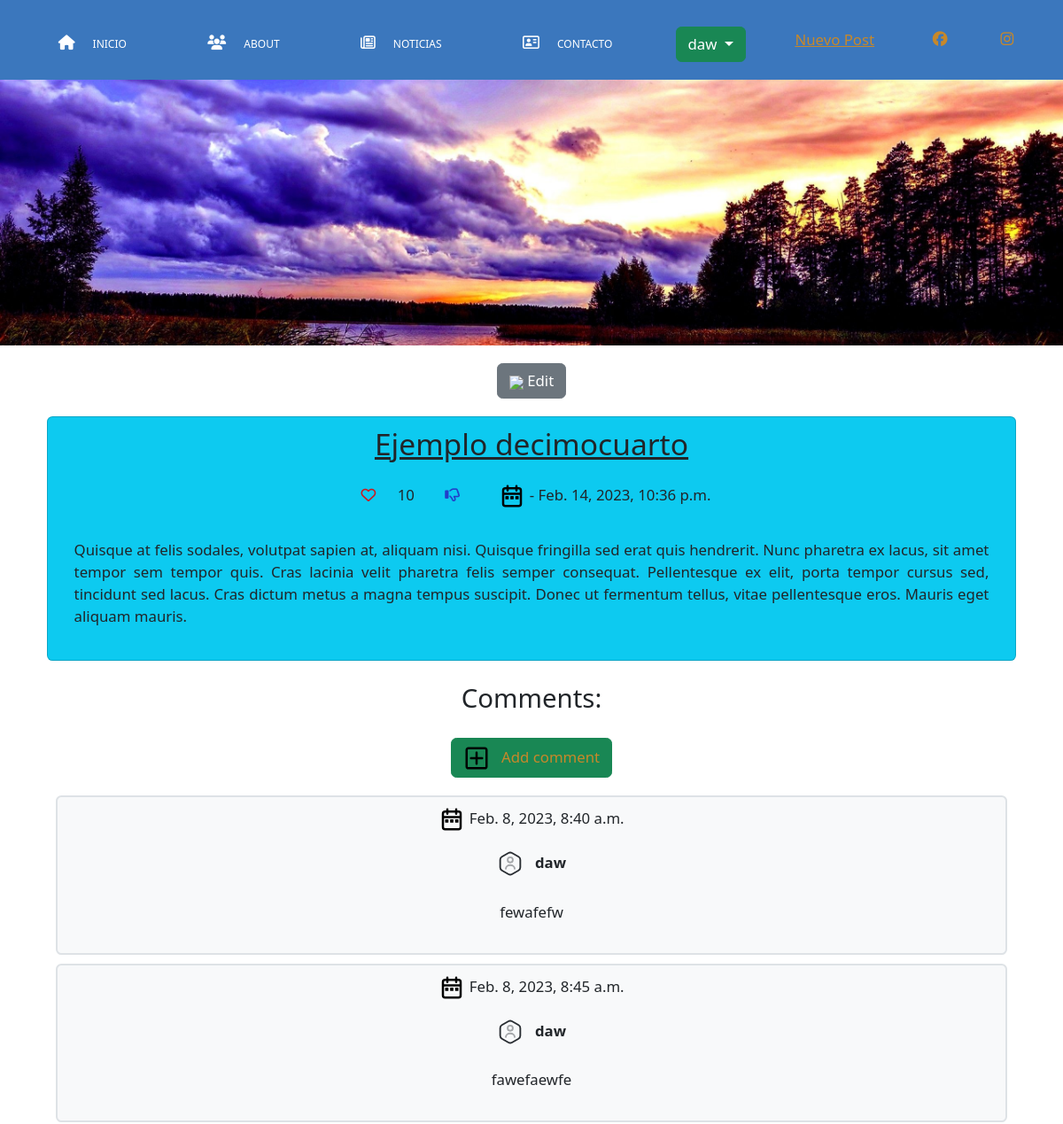
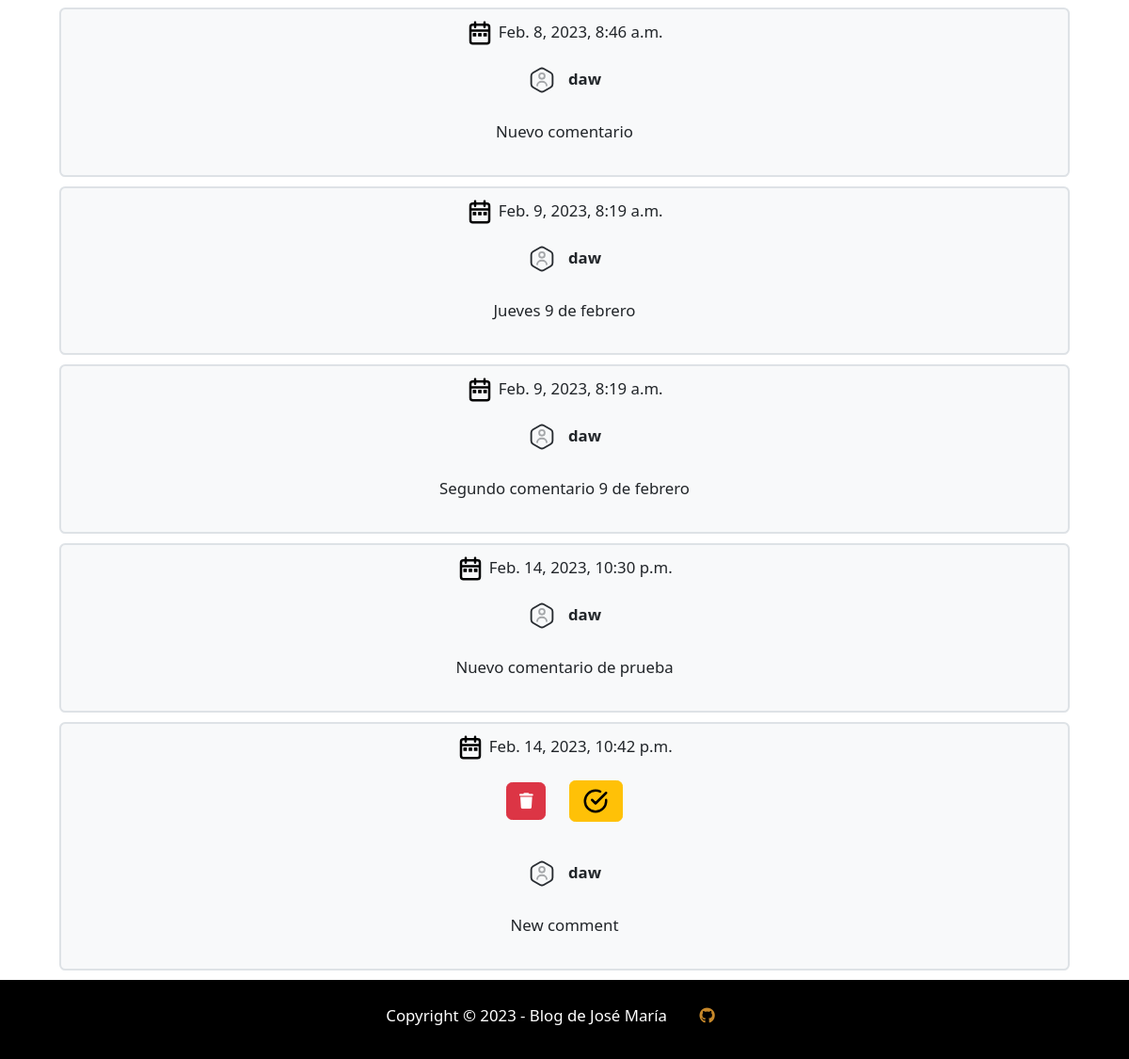
The page /post/8/ (signed in) on the database its author committed (2 pictures, top to bottom).
### blog/models.py (models this page shows, shortened)
class Post(models.Model):
    author = models.ForeignKey(settings.AUTH_USER_MODEL, on_delete=models.CASCADE)
    title = models.CharField(max_length=200)
    text = models.TextField()
    created_date = models.DateTimeField(default=timezone.now)
    published_date = models.DateTimeField(blank=True, null=True)
    likes = models.BigIntegerField(default=0)

class Comment(models.Model):
    post = models.ForeignKey('blog.Post', on_delete=models.CASCADE, related_name='comments')
    author = models.CharField(max_length=200)
    text = models.TextField()
    created_date = models.DateTimeField(default=timezone.now)
    approved_comment = models.BooleanField(default=False)

### blog/views.py (the view)
# urls.py: path('post/<int:pk>/', views.post_detail, name='post_detail'),
@login_required
def post_detail(request, pk):
    post = get_object_or_404(Post, pk=pk)
    return render(request, 'blog/post_detail.html', {'post': post})

### blog/templates/blog/post_detail.html
{% extends 'blog/base.html' %}
{% block content %}
{%load static %}
{% if user.is_authenticated %}
<div class="actions">
    <a class="btn btn-secondary edit" href="{% url 'post_edit' pk=post.pk %}"> <img src="{% static 'img/edit.svg' %}" class="icon"> Edit</a>
</div>
{% endif %}
<article class="post card bg-info">
    <div style="text-align: center;">
        <h2 class="titulo">{{ post.title }}</h2>
        <div>
            {% if user.is_authenticated %}
            <a href="{% url 'post_like' pk=post.pk %}"><i class="fa-regular fa-heart like"></i></a>
            {{ post.likes }}
            <a id="dislike" href="{% url 'post_dislike' pk=post.pk %}"><i class="fa-regular fa-thumbs-down dislike"></i></a>
            {% endif %}
            {% if post.published_date %}
            <time class="date">
                <img src="{% static 'img/date.svg' %}" class="icon"> - {{ post.published_date }}
            </time>
            {% endif %}
        </div>
        <p>{{ post.text|linebreaksbr }}</p>
    </div>
</article>
<div data-gb-custom-block data-tag="for">
    <p class="h3 mt-4 mb-3">Comments:</p>
    <a class="btn btn-success" href="{% url 'add_comment_to_post' pk=post.pk %}"><img src="{% static 'img/plus.svg' %}" class="icon"> &nbsp; Add comment</a>
    {% for comment in post.comments.all %}
    {% if user.is_authenticated or comment.approved_comment %}
    <div class="card bg-light border border-2">
        <div class="date">
            <img src="{% static 'img/date.svg' %}" class="icon"> {{ comment.created_date }}
            {% if perms.blog.delete_post %}
            {% if not comment.approved_comment %}
            <div class="comment-actions">
                <a class="btn btn-danger" href="{% url 'comment_remove' pk=comment.pk %}"><i style="padding: 0px; margin: 0px;" class="fa-solid fa-trash"></i></a>
                <a class="btn btn-warning" href="{% url 'comment_approve' pk=comment.pk %}"><img src="{% static 'img/check.svg' %}" class="icon"></a>
            </div>
            {% endif %}
            {% endif %}
        </div>
        <strong><img src="{% static 'img/user.svg' %}" class="icon"> &nbsp; {{ comment.author }}</strong>
        <p>{{ comment.text|linebreaks }}</p>
    </div>
    {% endif %}
{% empty %}
    <p>No comments here yet :(</p>
{% endfor %}
</div>
{% endblock %}

### blog/templates/blog/base.html (shortened to what this page needs)
{% load static %}
<!DOCTYPE html>
<html lang="en">
  <head>
    <link rel="stylesheet" href="{% static 'css/blog.css' %}" />
    <link
      href="https://cdn.jsdelivr.net/npm/bootstrap@5.2.3/dist/css/bootstrap.min.css"
      rel="stylesheet"
    />
  </head>
  <body>
    <header class="header">
      <div class="menu">
        <nav class="nav">
          <div class="inicio">
            <a class="nav-enlace" href="/"><i class="fa-solid fa-house"></i>inicio</a>
          </div>
          <div class="nosotros">
            <a class="nav-enlace" href="/about"><i class="fa-solid fa-users"></i>about</a>
          </div>
          <div class="noticias">
            <a class="nav-enlace" href="#"><i class="fa-regular fa-newspaper"></i>noticias</a>
          </div>
          <div class="contacto">
            <a class="nav-enlace" href="/contacto"
            ><i class="fa-regular fa-address-card"></i>contacto</a
            >
          </div>
          <div class="dropdown cuenta">
            <a class="btn btn-success dropdown-toggle usuario_conectado" href="#" role="button" data-bs-toggle="dropdown" aria-expanded="false">
              {% if user.is_authenticated %}
                {{ user.get_username }}
              {% else %}
                Login
              {% endif %}
            </a>
          </div>
        </nav>
        {% if user.is_authenticated %}
            <a href="{% url 'post_new' %}" class="top-menu"> Nuevo Post </a>
        {% endif %}
        <div class="social">
          <a href="https://es-es.facebook.com"
            ><i class="fa-brands fa-facebook"></i></a
          ><a href="https://www.instagram.com"
            ><i class="fa-brands fa-instagram"></i
          ></a>
        </div>
      </div>
      <div
        class="texto-principal"
        style="
          margin: 0;
          padding-bottom: 300px;
          background-image: url('{% static 'img/fondo-blog.jpg' %}');
          background-repeat: norepeat;
          background-size: cover;
          background-position: center;
        "
      ></div>
    </header>
    <div class="container">{% block content %} {% endblock %}</div>
    <footer>
      <nav class="pie">
        Copyright &copy; 2023 - Blog de José María
        <a href="https://github.com/JM10PRO"
          ><i class="fa-brands fa-github"></i
        ></a>
      </nav>
    </footer>
  </body>
</html>

### blog/static/css/blog.css (style rules this page uses)
* { box-sizing: border-box; margin: 10px; text-align: center; font-size: 1.4vw; }
html { margin: 0; }
body { margin: 0; background-color: #000; }
.header { background-color: #add8e6; margin: 0; display: flex; flex-flow: column wrap; }
.menu { background: #1b5db3c7; background-repeat: no-repeat; display: flex; flex-flow: row nowrap; align-items: center; margin: 0; }
.logo, .social { flex: 1 1 auto; }
.nav { display: flex; flex-flow: row wrap; justify-content: space-around; flex: 5 1 auto; }
i { padding: 10px; }
a:link { color: #c7882a !important; }
.nav a.nav-enlace { text-decoration: none; color: #fff !important; font-size: 1vw; text-transform: uppercase; }
footer { background-color: black; display: flex; justify-content: center; margin: 0 auto; padding: 0px; height: 5rem; }
.pie { color: #fff; }
.actions a.edit { color: #fff !important; }
article p { text-align: justify; padding: 10px; }
div i.fa-regular.fa-heart { padding: 0px; }
article.post p { text-align: justify; }
.titulo { text-decoration: underline; }
div.comment-actions i.fa-solid.fa-trash { padding: 0px; margin: 0px; }
div.cuenta a { color:#000 !important; }
div.cuenta a.usuario_conectado { color:#fff !important; }
img.icon { width: 30px; margin: 0; }
i.like { color: #e70000e0 !important; }
i.dislike { color: #233ec8 !important; }
i.fa-trash { color: #ffffff; }

### rows shown on the page
Post: title "Ejemplo decimocuarto", likes "10", published_date "Feb. 14, 2023, 10:36 p.m.", text "Quisque at felis sodales, volutpat sapien at, aliquam nisi. Quisque fringilla sed erat quis hendrerit. Nunc pharetra ex lacus, sit amet tempor sem tempor quis. Cras lacinia velit pharetra felis semper consequat. Pellentesque ex elit, porta tempor cursus sed, tincidunt sed lacus. Cras dictum metus a magna tempus suscipit. Donec ut fermentum tellus, vitae pellentesque eros. Mauris eget aliquam mauris."
Comment: created_date "Feb. 8, 2023, 8:40 a.m.", author "daw", text "fewafefw"
Comment: created_date "Feb. 8, 2023, 8:45 a.m.", author "daw", text "fawefaewfe"
Comment: created_date "Feb. 8, 2023, 8:46 a.m.", author "daw", text "Nuevo comentario"
Comment: created_date "Feb. 9, 2023, 8:19 a.m.", author "daw", text "Jueves 9 de febrero"
Comment: created_date "Feb. 9, 2023, 8:19 a.m.", author "daw", text "Segundo comentario 9 de febrero"
Comment: created_date "Feb. 14, 2023, 10:30 p.m.", author "daw", text "Nuevo comentario de prueba"
Comment: created_date "Feb. 14, 2023, 10:42 p.m.", approved_comment False (drawn), author "daw", text "New comment"

### other values the page prints
{{ user.get_username }} "daw"
